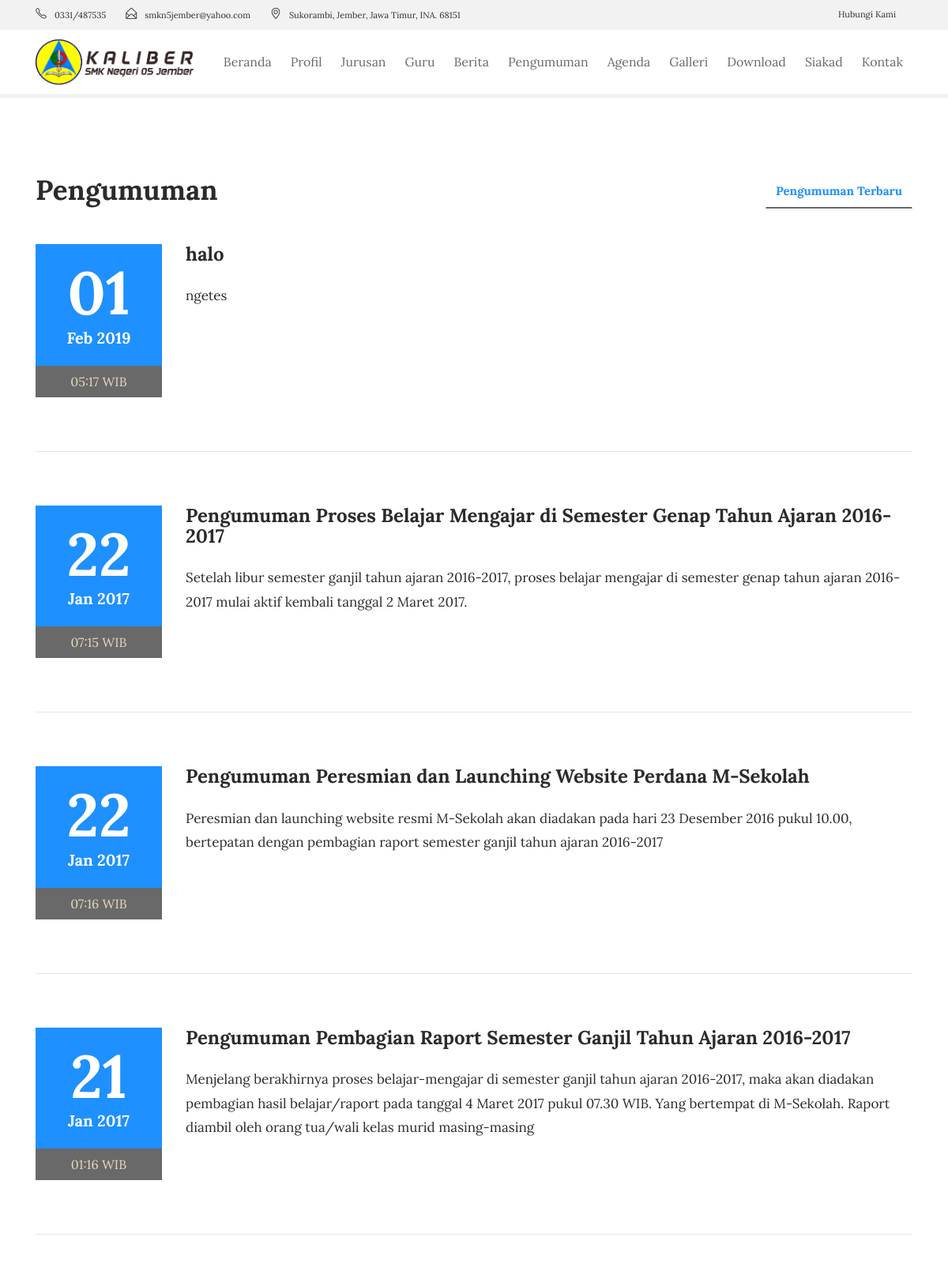
Before: /index.php/pengumuman (upper part) with the older database file.
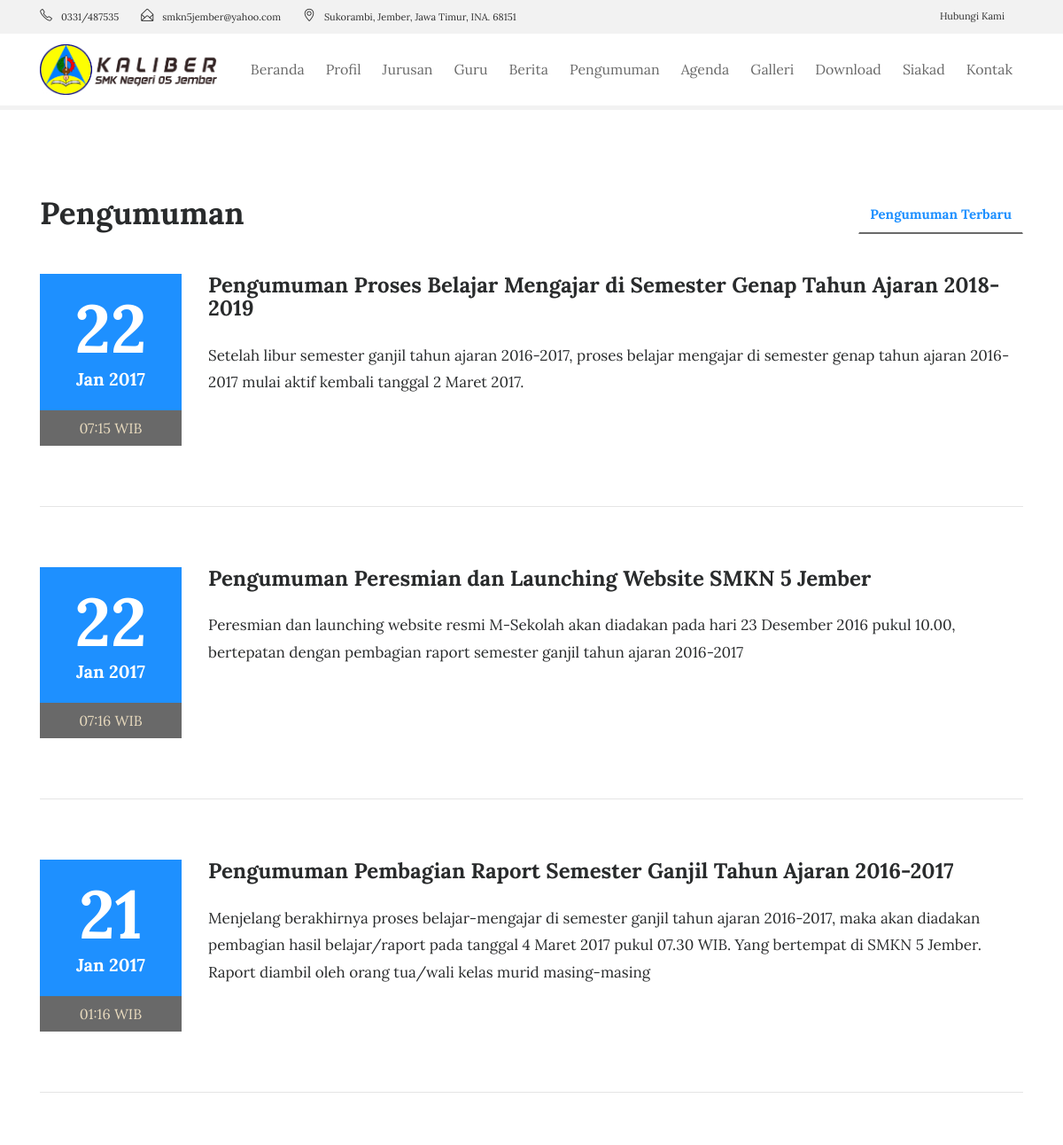
After: the same page with the newer database file.
### tables this page shows
CREATE TABLE `tbl_pengumuman` (
  `pengumuman_id` int(11) NOT NULL,
  `pengumuman_judul` varchar(150) DEFAULT NULL,
  `pengumuman_deskripsi` text,
  `pengumuman_tanggal` timestamp NULL DEFAULT CURRENT_TIMESTAMP,
  `pengumuman_author` varchar(60) DEFAULT NULL
);

### application/controllers/Pengumuman.php (called while the page is built, shortened)
<?php
class Pengumuman extends CI_Controller{
	function __construct(){
		$this->load->model('m_pengumuman');
		$this->load->model('m_pengunjung');
	}
	function index(){
		$jum=$this->m_pengumuman->pengumuman();
        $page=$this->uri->segment(3);
        if(!$page):
            $offset = 0;
        else:
            $offset = $page;
        endif;
        $limit=7;
        $config['base_url'] = base_url() . 'pengumuman/index/';
            $config['total_rows'] = $jum->num_rows();
            $config['per_page'] = $limit;
            $config['uri_segment'] = 3;
	          $config['full_tag_open']    = '<div class="pagging text-center"><nav><ul class="pagination justify-content-center">';
	          $config['full_tag_close']   = '</ul></nav></div>';
	          $config['num_tag_open']     = '<li class="page-item"><span class="page-link">';
	          $config['num_tag_close']    = '</span></li>';
	          $config['cur_tag_open']     = '<li class="page-item"><span class="page-link">';
	          $config['cur_tag_close']    = '<span class="sr-only">(current)</span></span></li>';
	          $config['next_tag_open']    = '<li class="page-item"><span class="page-link">';
	          $config['next_tagl_close']  = '<span aria-hidden="true">&raquo;</span></span></li>';
	          $config['prev_tag_open']    = '<li class="page-item"><span class="page-link">';
	          $config['prev_tagl_close']  = '</span>Next</li>';
	          $config['first_tag_open']   = '<li class="page-item"><span class="page-link">';
	          $config['first_tagl_close'] = '</span></li>';
	          $config['last_tag_open']    = '<li class="page-item"><span class="page-link">';
	          $config['last_tagl_close']  = '</span></li>';
            $config['first_link'] = 'Awal';
            $config['last_link'] = 'Akhir';
            $config['next_link'] = 'Next >>';
            $config['prev_link'] = '<< Prev';
            $this->pagination->initialize($config);
            $x['page'] =$this->pagination->create_links();
						$x['data']=$this->m_pengumuman->pengumuman_perpage($offset,$limit);
						$this->load->view('depan/v_pengumuman',$x);
	}
}

### index.php (called while the page is built, shortened)
<?php
require_once BASEPATH.'core/CodeIgniter.php';

### application/models/M_pengumuman.php (called while the page is built, shortened)
<?php
class M_pengumuman extends CI_Model{
	function pengumuman_perpage($offset,$limit){
		$hsl=$this->db->query("SELECT pengumuman_id,pengumuman_judul,pengumuman_deskripsi,pengumuman_tanggal,DATE_FORMAT(pengumuman_tanggal,'%d/%m/%Y') AS tanggal,pengumuman_author FROM tbl_pengumuman ORDER BY pengumuman_id DESC limit $offset,$limit");
		return $hsl;
	}
}

### application/views/depan/v_pengumuman.php (the view, shortened to what this page needs)
<!DOCTYPE html>
<html lang="en">
<head>
    <link rel="stylesheet" href="<?php echo base_url().'theme/css/bootstrap.min.css'?>">
    <link rel="stylesheet" href="<?php echo base_url().'theme/css/font-awesome.min.css'?>">
    <link rel="stylesheet" href="<?php echo base_url().'theme/css/simple-line-icons.css'?>">
    <link rel="stylesheet" href="<?php echo base_url().'theme/css/fullcalendar.min.css'?>" />
    <link rel="stylesheet" href="<?php echo base_url().'theme/css/owl.carousel.min.css'?>">
    <link href="<?php echo base_url().'theme/css/style.css'?>" rel="stylesheet">
</head>
<body>
     <div class="header-topbar">
        <div class="container">
            <div class="row">
                <div class="col-xs-6 col-sm-8 col-md-9">
                    <div class="header-top_address">
                        <div class="header-top_list">
                            <span class="icon-phone"></span>0331/487535
                        </div>
                        <div class="header-top_list">
                            <span class="icon-envelope-open"></span>smkn5jember@yahoo.com
                        </div>
                        <div class="header-top_list">
                            <span class="icon-location-pin"></span>Sukorambi, Jember, Jawa Timur, INA. 68151
                        </div>
                    </div>
                </div>
                <div class="col-xs-6 col-sm-4 col-md-3">
                    <div class="header-top_login mr-sm-3">
                        <a href="<?php echo site_url('contact');?>">Hubungi Kami</a>
                    </div>
                </div>
            </div>
        </div>
    </div>
    <div data-toggle="affix" style="border-bottom:solid 5px #f2f2f2;">
        <div class="container nav-menu2">
            <div class="row">
                <div class="col-md-12">
                    <nav class="navbar navbar2 navbar-toggleable-md navbar-light bg-faded">
                        <a href="<?php echo site_url('');?>" class="navbar-brand nav-brand2"><img class="img img-responsive" width="200px;" src="<?php echo base_url().'theme/images/logo-dark.png'?>"></a>
                        <div class="collapse navbar-collapse justify-content-end" id="navbarNavDropdown">
                           <ul class="navbar-nav">
                                <li class="nav-item">
                                    <a class="nav-link" href="<?php echo site_url('');?>">Beranda</a>
                                </li>
                                <li class="nav-item">
                                    <a class="nav-link" href="<?php echo site_url('about');?>">Profil</a>
                                </li>
                                <li class="nav-item">
                                    <a class="nav-link" href="<?php echo site_url('jurusan');?>">Jurusan</a>
                                </li>
                                <li class="nav-item">
                                    <a class="nav-link" href="<?php echo site_url('guru');?>">Guru</a>
                                </li>
                               <li class="nav-item">
                                    <a class="nav-link" href="<?php echo site_url('blog');?>">Berita</a>
                                </li>
                                <li class="nav-item">
                                    <a class="nav-link" href="<?php echo site_url('pengumuman');?>">Pengumuman</a>
                                </li>
                                <li class="nav-item">
                                    <a class="nav-link" href="<?php echo site_url('agenda');?>">Agenda</a>
                                </li>
                                <li class="nav-item">
                                    <a class="nav-link" href="<?php echo site_url('galeri');?>">Galleri</a>
                                </li>
                                <li class="nav-item">
                                    <a class="nav-link" href="<?php echo site_url('download');?>">Download</a>
                                </li>
                                 <li class="nav-item">
                                    <a class="nav-link" href="<?php echo site_url('login_si');?>">Siakad</a>
                                </li>
                                <li class="nav-item">
                                  <a class="nav-link" href="<?php echo site_url('contact');?>">Kontak</a>
                                </li>
                          </ul>
                    </div>
                  </nav>
                </div>
              </div>
            </div>
          </div>
<section class="events">
    <div class="container">
        <div class="row">
            <div class="col-md-4">
                <h2 class="event-title">Pengumuman</h2>
            </div>
            <div class="col-md-8">
                <ul class="nav nav-tabs" role="tablist">
                    <li class="nav-item nav-tab1">
                        <a class="nav-link tab-list active" data-toggle="tab" href="#upcoming-events" role="tab">Pengumuman Terbaru </a>
                    </li>
                </ul>
            </div>
        </div>
        <br>
        <div class="row">
            <div class="tab-content">
                <div class="tab-pane active" id="upcoming-events" role="tabpanel">
                  <?php foreach($data->result() as $row):?>
                    <div class="col-md-12">
                        <div class="row">
                            <div class="col-md-2">
                                <div class="event-date">
                                    <h4><?php echo date("d", strtotime($row->pengumuman_tanggal));?></h4> <span><?php echo date("M Y", strtotime($row->pengumuman_tanggal));?></span>
                                </div>
                                <span class="event-time"><?php echo date("H:i", strtotime($row->pengumuman_tanggal)).' WIB';?></span>
                            </div>
                            <div class="col-md-10">
                                <div class="event-heading">
                                    <h3><?php echo $row->pengumuman_judul;?></h3>
                                    <p><?php echo $row->pengumuman_deskripsi;?></p>
                                </div>
                          </div>
                      </div>
                      <hr class="event-underline">
                  </div>
                <?php endforeach;?>
</div>
</div>
</div>
</div>
</section>
</body>
</html>

Changed rows visible on the page:
removed tbl_pengumuman: pengumuman_tanggal "01", pengumuman_tanggal "Feb 2019", pengumuman_tanggal "05:17", pengumuman_judul "halo", pengumuman_deskripsi "ngetes"
changed tbl_pengumuman: pengumuman_judul "Pengumuman Proses Belajar Mengajar di Semester Genap Tahun Ajaran 2016-2017" → "Pengumuman Proses Belajar Mengajar di Semester Genap Tahun Ajaran 2018-2019"
changed tbl_pengumuman: pengumuman_judul "Pengumuman Peresmian dan Launching Website Perdana M-Sekolah" → "Pengumuman Peresmian dan Launching Website SMKN 5 Jember"
changed tbl_pengumuman: pengumuman_deskripsi "…WIB. Yang bertempat di M-Sekolah. Raport diambil oleh orang…" → "…WIB. Yang bertempat di SMKN 5 Jember. Raport diambil oleh orang…"
